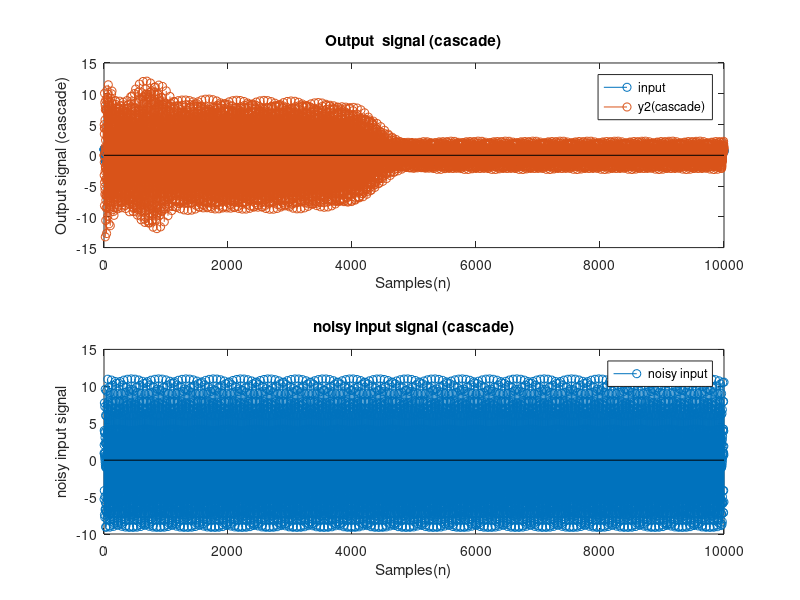
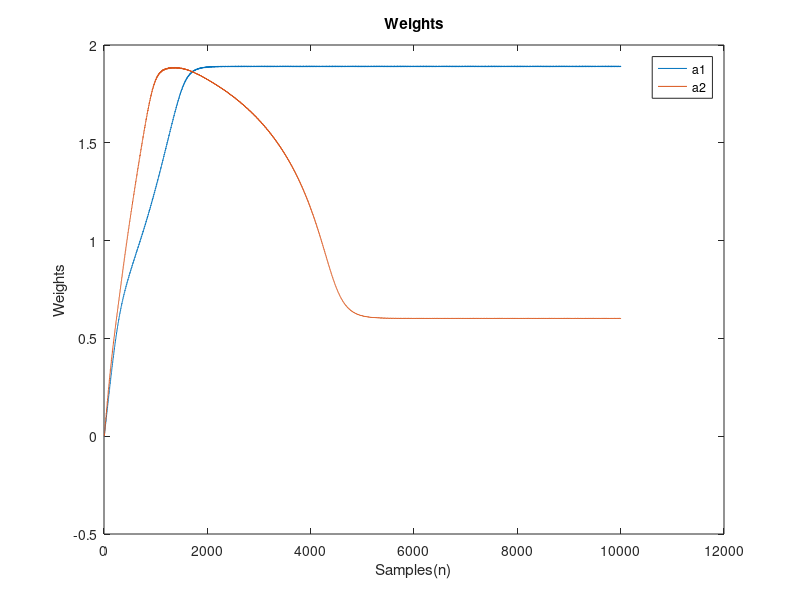

Reproduce these figures in MATLAB, in order.
%% cascade notch
N = 10000;
r = 0.8;
m = 1:N;
w=pi;
input = cos(0.1*m);

w_noise_1 = 0.6*pi; 
noise_1 = 5*cos(w_noise_1*m); 

w_noise_2 = 0.9*pi; 
noise_2 = 5*cos(w_noise_2*m); 

x = input + noise_1 + noise_2;

mu = 1e-4;

a1 = zeros(1,N+1);
e1 = zeros(1,N);
y1 =zeros(1,N);

a2 = zeros(1,N);
a3 = zeros(1,N);
e2 = zeros(1,N);
y2 =zeros(1,N);

for n=3:N
    e1(n) = x(n) + a1(n)*x(n-1) + x(n-2);
    y1(n) = e1(n) - r*a1(n)*y1(n-1) - (r^2)*y1(n-2);
        
    e2(n) = y1(n) + a2(n)*y1(n-1) + y1(n-2);
    y2(n) = e2(n) - r*a2(n)*y2(n-1) - (r^2)*y2(n-2);

    a1(n+1) = a1(n) - mu*y1(n)*x(n-1);
    
    
    if (abs(a1(n+1))>2)
        a1(n+1) = 0;
    end
    
    a2(n+1) = a2(n) - mu*y2(n)*y1(n-1);
    
    if (abs(a2(n+1))>2)
        a2(n+1) = 0;
    end
    
end

figure(4);
subplot(2,1,1);
stem(m,input);
xlabel('Samples(n)');
ylabel('Input signal (cascade)');
title('Input signal (cascade)');

hold on;
stem(m,y2);
xlabel('Samples(n)');
ylabel('Output signal (cascade)');
title('Output  signal (cascade)');
hold off;

legend('input','y2(cascade)');

subplot(2,1,2);
stem(m,x);
xlabel('Samples(n)');
ylabel('noisy input signal');
title('noisy input signal (cascade)');
legend('noisy input');



figure(5)

plot(a1);
xlabel('Samples(n)');
ylabel('Weights');
title('Weights');
hold on;


plot(a2);
xlabel('Samples(n)');
ylabel('Weights');
title('Weights');
hold off;

legend('a1','a2','a3');
